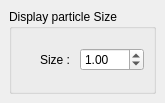
<?xml version="1.0" encoding="UTF-8"?>
<ui version="4.0">
 <class>DisplayPointSizeControl</class>
 <widget class="QDockWidget" name="DisplayPointSizeControl">
  <property name="geometry">
   <rect>
    <x>0</x>
    <y>0</y>
    <width>165</width>
    <height>103</height>
   </rect>
  </property>
  <property name="windowTitle">
   <string>DisplayPointSizeControl</string>
  </property>
  <widget class="QWidget" name="dockWidgetContents">
   <layout class="QGridLayout" name="gridLayout">
    <item row="0" column="0">
     <widget class="QGroupBox" name="groupBox">
      <property name="title">
       <string>Display particle Size</string>
      </property>
      <layout class="QGridLayout" name="gridLayout_2">
       <item row="0" column="0" alignment="Qt::AlignRight">
        <widget class="QLabel" name="label">
         <property name="text">
          <string>Size : </string>
         </property>
        </widget>
       </item>
       <item row="0" column="1">
        <widget class="QDoubleSpinBox" name="doubleSpinBox">
         <property name="decimals">
          <number>2</number>
         </property>
         <property name="minimum">
          <double>0.010000000000000</double>
         </property>
         <property name="maximum">
          <double>100.000000000000000</double>
         </property>
         <property name="singleStep">
          <double>0.010000000000000</double>
         </property>
         <property name="value">
          <double>1.000000000000000</double>
         </property>
        </widget>
       </item>
      </layout>
     </widget>
    </item>
   </layout>
  </widget>
 </widget>
 <resources/>
 <connections/>
</ui>
